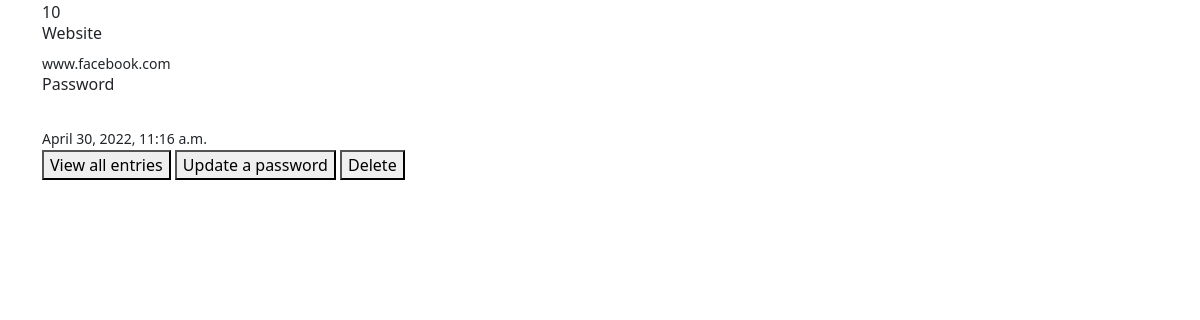
The app's page /get/10 with its own data.
### authentication/models.py (models this page shows, shortened)
class Password(models.Model):
    website = models.CharField(max_length=100)
    user_password = models.CharField(max_length=200)
    date_created = models.DateTimeField(auto_now_add=True)

### authentication/views.py (the view)
# urls.py: path('get/<int:id>', views.retrieve_projects, name='retrieve_projects'),
def retrieve_projects(request, id):
    if Password.objects.filter(id=id).exists():
        user_password = Password.objects.get(id=id)
    else:
        user_password = {}
    return render(request, 'project_detail.html', {'user_password': user_password})

### templates/project_detail.html (shortened to what this page needs)
{% extends "base.html" %}
{% block page_content %}
<div class="container">
    <div class="">
        {% if user_password %}
            <div>
                <span>{{ user_password.id}}</span>
            </div>
            <div class="">
                <h6>Website</h6>
                <small>{{ user_password.website }}</small>
                <br>
                <h6>Password</h6>
                <br>
                <small>{{ user_password.date_created}}</small>
            </div>
        {% else %}
            <h1>Nothing to display</h1>
        {% endif %}
    </div>
    <div class="">
        <a href="{% url 'view_all_projects' %}"> <button> View all entries </button></a>
        <a href="{% url 'update_project' user_password.id %}"><button>Update a password</button></a>
        <a href="{% url 'delete' user_password.id %}"><button>Delete</button></a>
    </div>
</div>
{% endblock %}

### records on screen
Password: id "10", website "www.facebook.com", date_created "April 30, 2022, 11:16 a.m."
